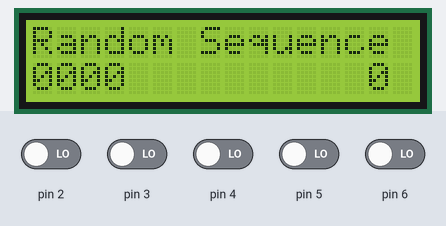
Bench run of a sketch on a simulated Arduino Uno, built with avr-gcc and run on an emulated ATmega328P. Parts: 16×2 character LCD. Inputs (shaded band) come from the test bench; at power-on: pin 2–6 LOW. What the sketch prints to the serial monitor is not drawn.

Above: at 1.2 s.
1.3 s: pin 2 driven HIGH
At 2.0 s:
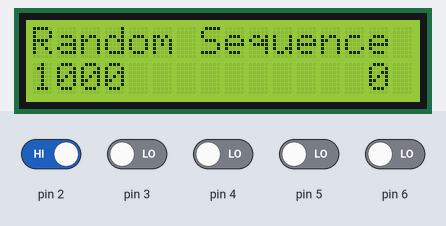
2.8 s: pin 3 driven HIGH
At 3.2 s:
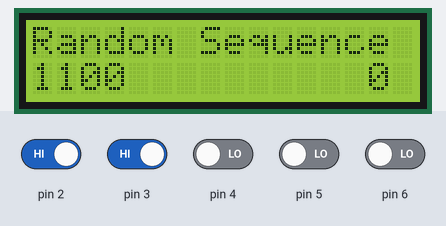
4.3 s: pin 4 driven HIGH
At 5.5 s:
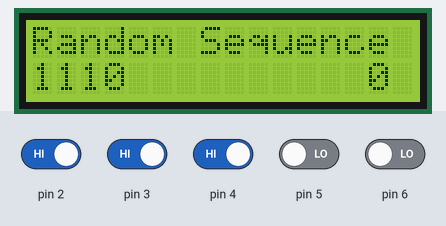
5.8 s: pin 5 driven HIGH
At 6.6 s:
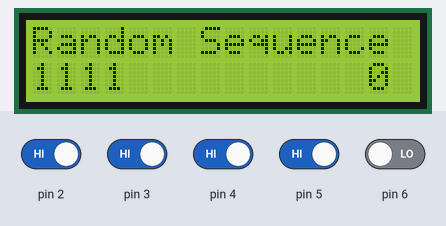
7.3 s: pin 6 driven HIGH
At 7.8 s:
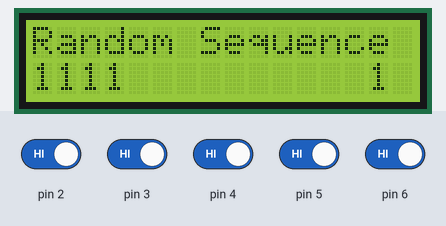
Timing chart, 0 to 7.9 s (numbered marks = the images above; inputs shaded):
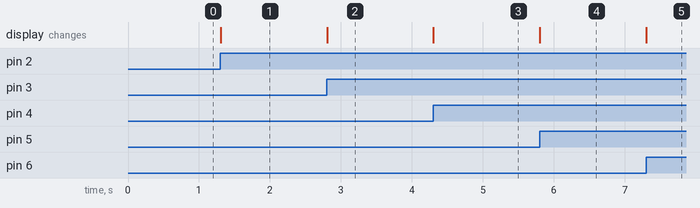

Measured:
- after the input at 1.3 s, the display: changes at once (image 1)
- after the input at 2.8 s, the display: changes at once (image 2)
- after the input at 4.3 s, the display: changes at once (image 3)
- after the input at 5.8 s, the display: changes at once (image 4)
- after the input at 7.3 s, the display: changes at once (image 5)

The sketch:

lcd_display.ino
```cpp
#include<LiquidCrystal.h>
// initialize the library by associating any needed LCD interface pin
// with the arduino pin number it is connected to
const int rs = 7, en = 8, d4 = 9, d5 = 10, d6 = 11, d7 = 12;
LiquidCrystal lcd(rs, en, d4, d5, d6, d7);

String a;
int temp=0;

void setup() {


  pinMode(2, INPUT);
  pinMode(3, INPUT);
  pinMode(4, INPUT);
  pinMode(5, INPUT);
  pinMode(6,INPUT);


  lcd.begin(16, 2);
  // Print a message to the LCD.
 lcd.print("Random Sequence is ");

  Serial.begin(9600); // opens serial port, sets data rate to 9600 bps


}

void loop() {
  temp=0;
  int a=digitalRead(2);
  Serial.println(a);
   lcd.setCursor(0,1);
 lcd.print(a);

  int b=digitalRead(3);
    lcd.setCursor(1,1);
 lcd.print(b);


  int c=digitalRead(4);
    lcd.setCursor(2,1);
 lcd.print(c);


  int d=digitalRead(5);
   lcd.setCursor(3,1);
 lcd.print(d);


  //Serial.println(String(temp));
  int e=digitalRead(6);
  lcd.setCursor(14,1);
  lcd.print(e);


  //delay(100);

}
```
